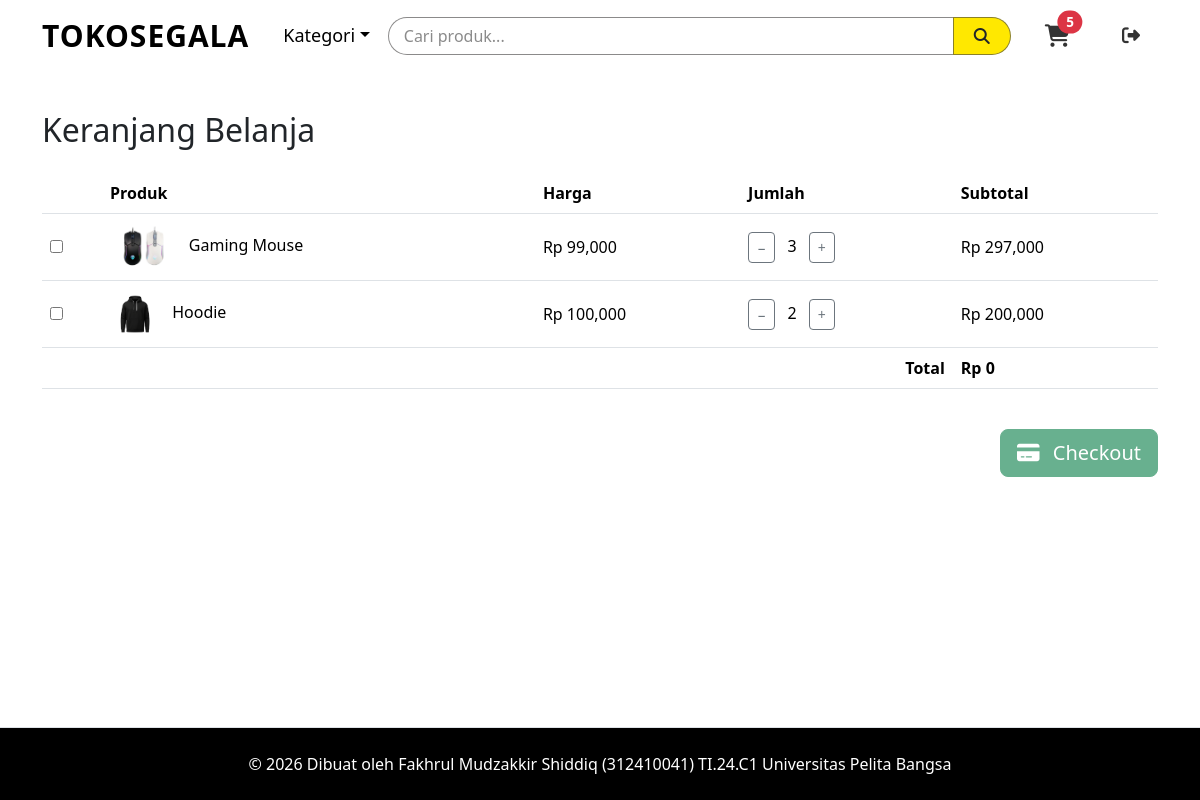
Page /user/keranjang.php (signed in) on the committed database.
### tables this page shows
CREATE TABLE `cart` (
  `id_cart` int(11) NOT NULL,
  `id_user` int(11) DEFAULT NULL,
  `id_product` int(11) DEFAULT NULL,
  `qty` int(11) DEFAULT NULL
);

CREATE TABLE `products` (
  `id_product` int(11) NOT NULL,
  `nama_produk` varchar(100) NOT NULL,
  `kategori` varchar(50) DEFAULT NULL,
  `harga` int(11) NOT NULL,
  `stok` int(11) NOT NULL,
  `gambar` varchar(255) DEFAULT NULL
);

### user/keranjang.php (the view, shortened to what this page needs)
<?php
include __DIR__ . '/../config/koneksi.php';
$id_user = $_SESSION['id_user'];
$query = "
SELECT c.id_cart, c.qty, p.nama_produk, p.gambar, p.harga
FROM cart c
JOIN products p ON c.id_product = p.id_product
WHERE c.id_user = $id_user
";
$result = mysqli_query($koneksi, $query);
$cart_items = [];
while ($row = mysqli_fetch_assoc($result)) {
    $cart_items[] = $row;
}
?>
<h2 class="mb-4">Keranjang Belanja</h2>
<?php if (empty($cart_items)): ?>
    <div class="alert alert-warning text-center">
        Keranjang Anda kosong.
    </div>
<?php else: ?>
<div class="table-responsive">
<table class="table align-middle">
    <thead>
        <tr>
            <th></th>
            <th>Produk</th>
            <th>Harga</th>
            <th>Jumlah</th>
            <th>Subtotal</th>
        </tr>
    </thead>
    <tbody>
        <?php foreach ($cart_items as $item):
            $subtotal = $item['harga'] * $item['qty'];
        ?>
        <tr>
            <td>
                <input
                    type="checkbox"
                    class="select-item"
                    data-id="<?= $item['id_cart']; ?>"
                    data-subtotal="<?= $subtotal; ?>"
                />
            </td>
            <td>
                <img src="../assets/images/<?= $item['gambar']; ?>" style="height:50px" class="me-2">
                <?= $item['nama_produk']; ?>
            </td>
            <td>Rp <?= number_format($item['harga']); ?></td>
            <td>
                <a href="update_keranjang.php?id=<?= $item['id_cart']; ?>&action=decrease"
                   class="btn btn-sm btn-outline-secondary">−</a>
                <span class="mx-2"><?= $item['qty']; ?></span>
                <a href="update_keranjang.php?id=<?= $item['id_cart']; ?>&action=increase"
                   class="btn btn-sm btn-outline-secondary">+</a>
            </td>
            <td class="subtotal">Rp <?= number_format($subtotal); ?></td>
        </tr>
        <?php endforeach; ?>
    </tbody>
    <tfoot>
        <tr>
            <td colspan="4" class="text-end fw-bold">Total</td>
            <td id="total" class="fw-bold">Rp 0</td>
        </tr>
    </tfoot>
</table>
</div>
<div class="d-flex justify-content-end mt-4">
    <a href="checkout.php" id="btnCheckout" class="btn btn-success btn-lg disabled">
        <i class="fas fa-credit-card me-2"></i> Checkout
    </a>
</div>
<?php endif; ?>
<?php
include __DIR__ . '/../layout.php';
?>

### assets/css/style.css (style rules this page uses)
body { background-color: #ffffff; margin: 0; padding: 0; }
.me-2 { background-color: transparent; }

### rows in the picture
cart: id_product.gambar (picture), id_product.nama_produk "Gaming Mouse", id_product.harga "99,000", qty "3", subtotal "297,000"
cart: id_product.gambar (picture), id_product.nama_produk "Hoodie", id_product.harga "100,000", qty "2", subtotal "200,000"

### other values in the picture
$cart_count "5"
